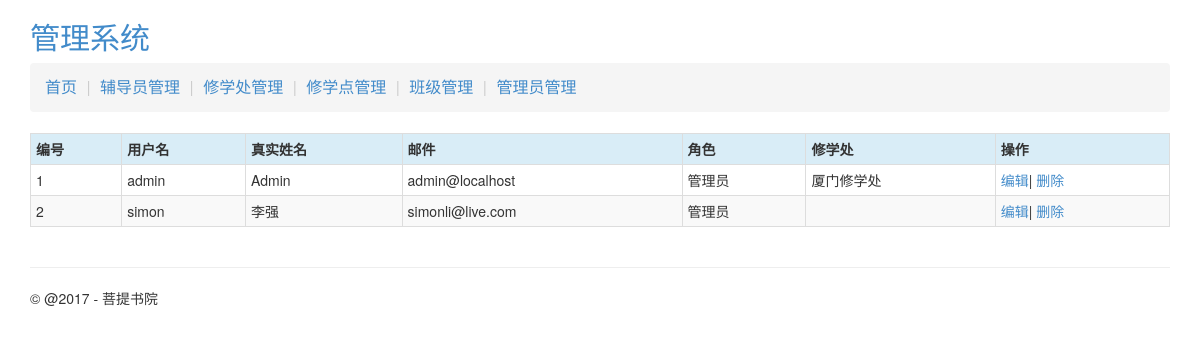
/auth/user/list (signed in), run on the app's committed database.
### putidms/models/user.py (models this page shows, shortened)
class User(UserMixin, db.Model):
    __tablename__ = 'users'
    id = db.Column(db.Integer, primary_key=True, autoincrement=True)
    username = db.Column(db.String(50), nullable=False, unique=True, index=True)
    _password_hash = db.Column('password', db.String(255), nullable=False, server_default=u'')
    realname = db.Column(db.String(255))
    email = db.Column(db.String(255), nullable=False)
    last_login_time = db.Column(db.DateTime, default=datetime.now)
    last_login_ip = db.Column(db.String(50), default='')
    login_count = db.Column(db.Integer, nullable=False, default=0)
    is_active = db.Column(db.Boolean, nullable=False, default=True)
    role_id = db.Column(db.Integer, db.ForeignKey('roles.id'))
    create_user = db.Column(db.Integer)
    create_time = db.Column(db.DateTime, default=datetime.utcnow)
    update_user = db.Column(db.Integer)
    update_time = db.Column(db.DateTime, default=datetime.utcnow)
    is_delete = db.Column(db.Integer, default=0)
    division_id = db.Column(db.Integer, db.ForeignKey('divisions.id'))
    @property
    def password(self):
        raise AttributeError('password is not a readable attribute.')
    @password.setter
    def password(self, password):
        self._password_hash = generate_password_hash(password)
    def can(self, permissions):
        return self.role is not None and (self.role.permissions | permissions) == permissions

class Role(db.Model):
    __tablename__ = 'roles'
    id = db.Column(db.Integer, primary_key=True, autoincrement=True)
    name = db.Column(db.String(50), nullable=False, unique=True, index=True)
    show_name = db.Column(db.String(100))
    default = db.Column(db.Boolean, default=False, index=True)
    permissions = db.Column(db.Integer)
    users = db.relationship('User', backref='role', lazy='dynamic')

### putidms/models/org.py (models this page shows, shortened)
class Division(db.Model):
    __tablename__ = 'divisions'
    id = db.Column(db.Integer, primary_key=True, autoincrement=True)
    name = db.Column(db.String(255), index=True, unique=True, nullable=False)
    desc = db.Column(db.Text)
    update_user = db.Column(db.Integer)
    create_time = db.Column(db.DateTime, default=datetime.utcnow)
    update_time = db.Column(db.DateTime, default=datetime.utcnow)
    departments = db.relationship('Department', backref='division', lazy='dynamic')
    users = db.relationship('User', backref='division', lazy='dynamic')

### putidms/auth/views.py (the view)
@mod.route('/user/list')
@login_required
@admin_required
def user_list():
    users = User.query.all()
    return render_template('auth/user_list.html', users=users)

### putidms/models/user.py (called while the page is built)
@login_manager.user_loader
def load_user(user_id):
    return User.query.get(int(user_id))

### putidms/templates/auth/user_list.html
{% extends 'base.html' %}
{% block content %}
    <div class="row">
        {% if users %}
            <table class="table table-striped table-bordered table-hover table-condensed">
                <tr class="info">
                    <th>编号</th>
                    <th>用户名</th>
                    <th>真实姓名</th>
                    <th>邮件</th>
                    <th>角色</th>
                    <th>修学处</th>
                    <th>操作</th>
                </tr>
                {% for u in users %}
                    <tr>
                        <td>{{ loop.index }}</td>
                        <td>{{ u.username }}</td>
                        <td>{{ u.realname }}</td>
                        <td>{{ u.email }}</td>
                        <td>{{ u.role.show_name }}</td>
                        <td>{{ u.division.name }}</td>
                        <td><a href="{{ url_for('auth.user_edit',id=u.id) }}">编辑</a>|
                            <a href="{{ url_for('auth.user_delete',id=u.id) }}">删除</a>
                        </td>
                    </tr>
                {% endfor %}
            </table>
        {% endif %}
    </div>
{% endblock %}

### data on the page
User: username "admin", realname "Admin", email "admin@localhost", role.show_name "管理员", division.name "厦门修学处"
User: username "simon", realname "李强", email "simonli@live.com", role.show_name "管理员"
